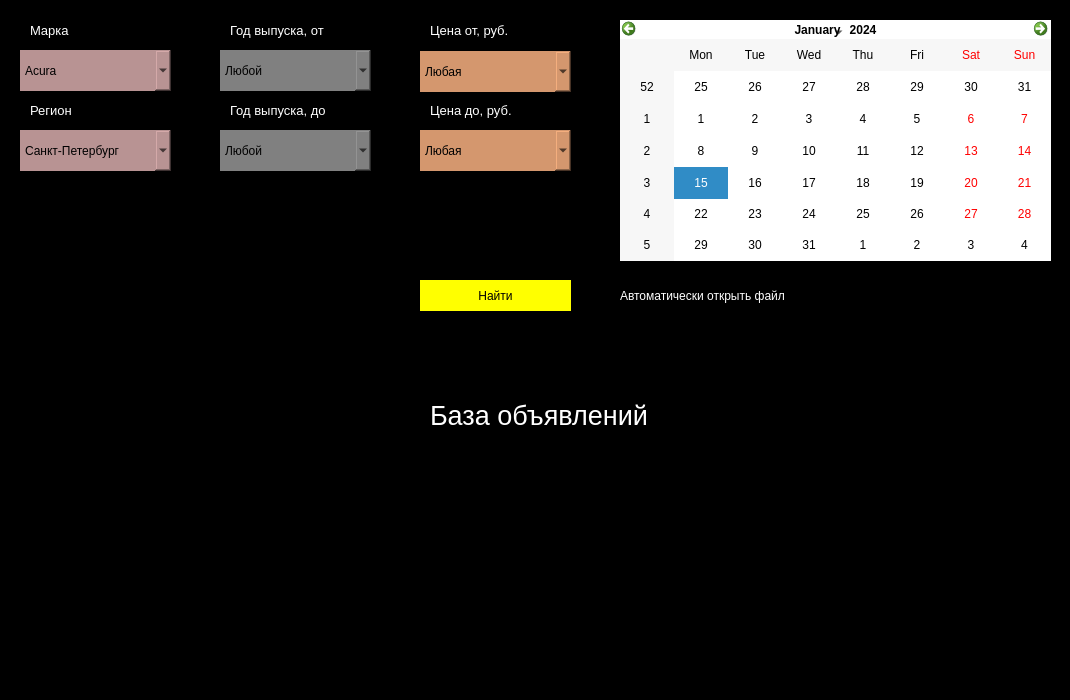
<?xml version="1.0" encoding="UTF-8"?>
<ui version="4.0">
 <class>Dialog</class>
 <widget class="QDialog" name="Dialog">
  <property name="geometry">
   <rect>
    <x>0</x>
    <y>0</y>
    <width>1070</width>
    <height>700</height>
   </rect>
  </property>
  <property name="windowTitle">
   <string>Dialog</string>
  </property>
  <property name="styleSheet">
   <string notr="true">background-color: black;
border-radius: 0.3;</string>
  </property>
  <property name="sizeGripEnabled">
   <bool>false</bool>
  </property>
  <widget class="QCheckBox" name="checkBox">
   <property name="geometry">
    <rect>
     <x>600</x>
     <y>280</y>
     <width>201</width>
     <height>31</height>
    </rect>
   </property>
   <property name="styleSheet">
    <string notr="true">color: white;</string>
   </property>
   <property name="text">
    <string>Автоматически открыть файл</string>
   </property>
  </widget>
  <widget class="QPushButton" name="searchButton">
   <property name="geometry">
    <rect>
     <x>420</x>
     <y>280</y>
     <width>151</width>
     <height>31</height>
    </rect>
   </property>
   <property name="styleSheet">
    <string notr="true">background-color: yellow;</string>
   </property>
   <property name="text">
    <string>Найти</string>
   </property>
  </widget>
  <widget class="QComboBox" name="comboBoxAuto">
   <property name="geometry">
    <rect>
     <x>20</x>
     <y>50</y>
     <width>151</width>
     <height>41</height>
    </rect>
   </property>
   <property name="mouseTracking">
    <bool>false</bool>
   </property>
   <property name="styleSheet">
    <string notr="true">background-color: #b89393;</string>
   </property>
   <item>
    <property name="text">
     <string>Acura</string>
    </property>
   </item>
   <item>
    <property name="text">
     <string>Audi</string>
    </property>
   </item>
   <item>
    <property name="text">
     <string>BMW</string>
    </property>
   </item>
   <item>
    <property name="text">
     <string>Chery</string>
    </property>
   </item>
   <item>
    <property name="text">
     <string>Chevrolet</string>
    </property>
   </item>
   <item>
    <property name="text">
     <string>Citroen</string>
    </property>
   </item>
   <item>
    <property name="text">
     <string>Daewoo</string>
    </property>
   </item>
   <item>
    <property name="text">
     <string>Fiat</string>
    </property>
   </item>
   <item>
    <property name="text">
     <string>Ford</string>
    </property>
   </item>
   <item>
    <property name="text">
     <string>Honda</string>
    </property>
   </item>
   <item>
    <property name="text">
     <string>Hyundai</string>
    </property>
   </item>
   <item>
    <property name="text">
     <string>Kia</string>
    </property>
   </item>
   <item>
    <property name="text">
     <string>Lexus</string>
    </property>
   </item>
   <item>
    <property name="text">
     <string>Mazda</string>
    </property>
   </item>
   <item>
    <property name="text">
     <string>Mercedes-Benz</string>
    </property>
   </item>
   <item>
    <property name="text">
     <string>Mitsubishi</string>
    </property>
   </item>
   <item>
    <property name="text">
     <string>Nissan</string>
    </property>
   </item>
   <item>
    <property name="text">
     <string>Opel</string>
    </property>
   </item>
   <item>
    <property name="text">
     <string>Peugeot</string>
    </property>
   </item>
   <item>
    <property name="text">
     <string>Renault</string>
    </property>
   </item>
   <item>
    <property name="text">
     <string>Skoda</string>
    </property>
   </item>
   <item>
    <property name="text">
     <string>Subaru</string>
    </property>
   </item>
   <item>
    <property name="text">
     <string>Suzuki</string>
    </property>
   </item>
   <item>
    <property name="text">
     <string>Toyota</string>
    </property>
   </item>
   <item>
    <property name="text">
     <string>Volkswagen</string>
    </property>
   </item>
   <item>
    <property name="text">
     <string>Volvo</string>
    </property>
   </item>
  </widget>
  <widget class="QComboBox" name="comboBoxYear_2">
   <property name="geometry">
    <rect>
     <x>220</x>
     <y>130</y>
     <width>151</width>
     <height>41</height>
    </rect>
   </property>
   <property name="styleSheet">
    <string notr="true">background-color: grey;</string>
   </property>
   <item>
    <property name="text">
     <string>Любой</string>
    </property>
   </item>
   <item>
    <property name="text">
     <string>2020</string>
    </property>
   </item>
   <item>
    <property name="text">
     <string>2019</string>
    </property>
   </item>
   <item>
    <property name="text">
     <string>2018</string>
    </property>
   </item>
   <item>
    <property name="text">
     <string>2017</string>
    </property>
   </item>
   <item>
    <property name="text">
     <string>2016</string>
    </property>
   </item>
   <item>
    <property name="text">
     <string>2015</string>
    </property>
   </item>
   <item>
    <property name="text">
     <string>2014</string>
    </property>
   </item>
   <item>
    <property name="text">
     <string>2013</string>
    </property>
   </item>
   <item>
    <property name="text">
     <string>2012</string>
    </property>
   </item>
   <item>
    <property name="text">
     <string>2011</string>
    </property>
   </item>
   <item>
    <property name="text">
     <string>2010</string>
    </property>
   </item>
   <item>
    <property name="text">
     <string>2009</string>
    </property>
   </item>
   <item>
    <property name="text">
     <string>2008</string>
    </property>
   </item>
   <item>
    <property name="text">
     <string>2007</string>
    </property>
   </item>
   <item>
    <property name="text">
     <string>2006</string>
    </property>
   </item>
   <item>
    <property name="text">
     <string>2005</string>
    </property>
   </item>
   <item>
    <property name="text">
     <string>2004</string>
    </property>
   </item>
   <item>
    <property name="text">
     <string>2003</string>
    </property>
   </item>
   <item>
    <property name="text">
     <string>2002</string>
    </property>
   </item>
   <item>
    <property name="text">
     <string>2001</string>
    </property>
   </item>
   <item>
    <property name="text">
     <string>2000</string>
    </property>
   </item>
   <item>
    <property name="text">
     <string>1999</string>
    </property>
   </item>
   <item>
    <property name="text">
     <string>1998</string>
    </property>
   </item>
   <item>
    <property name="text">
     <string>1997</string>
    </property>
   </item>
   <item>
    <property name="text">
     <string>1996</string>
    </property>
   </item>
   <item>
    <property name="text">
     <string>1995</string>
    </property>
   </item>
   <item>
    <property name="text">
     <string>1994</string>
    </property>
   </item>
   <item>
    <property name="text">
     <string>1993</string>
    </property>
   </item>
   <item>
    <property name="text">
     <string>1992</string>
    </property>
   </item>
   <item>
    <property name="text">
     <string>1991</string>
    </property>
   </item>
   <item>
    <property name="text">
     <string>1990</string>
    </property>
   </item>
   <item>
    <property name="text">
     <string>1989</string>
    </property>
   </item>
  </widget>
  <widget class="QCalendarWidget" name="calendarWidget">
   <property name="geometry">
    <rect>
     <x>620</x>
     <y>20</y>
     <width>431</width>
     <height>241</height>
    </rect>
   </property>
   <property name="whatsThis">
    <string/>
   </property>
   <property name="styleSheet">
    <string notr="true">background-color: white;
color: black;</string>
   </property>
  </widget>
  <widget class="QComboBox" name="comboBoxPrice_1">
   <property name="geometry">
    <rect>
     <x>420</x>
     <y>51</y>
     <width>151</width>
     <height>41</height>
    </rect>
   </property>
   <property name="styleSheet">
    <string notr="true">background-color: #d4976e;</string>
   </property>
   <item>
    <property name="text">
     <string>Любая</string>
    </property>
   </item>
   <item>
    <property name="text">
     <string>50 000</string>
    </property>
   </item>
   <item>
    <property name="text">
     <string>100 000</string>
    </property>
   </item>
   <item>
    <property name="text">
     <string>150 000</string>
    </property>
   </item>
   <item>
    <property name="text">
     <string>200 000</string>
    </property>
   </item>
   <item>
    <property name="text">
     <string>250 000</string>
    </property>
   </item>
   <item>
    <property name="text">
     <string>300 000</string>
    </property>
   </item>
   <item>
    <property name="text">
     <string>400 000</string>
    </property>
   </item>
   <item>
    <property name="text">
     <string>450 000</string>
    </property>
   </item>
   <item>
    <property name="text">
     <string>500 000</string>
    </property>
   </item>
   <item>
    <property name="text">
     <string>550 000</string>
    </property>
   </item>
   <item>
    <property name="text">
     <string>600 000</string>
    </property>
   </item>
   <item>
    <property name="text">
     <string>650 000</string>
    </property>
   </item>
   <item>
    <property name="text">
     <string>700 000</string>
    </property>
   </item>
   <item>
    <property name="text">
     <string>750 000</string>
    </property>
   </item>
   <item>
    <property name="text">
     <string>800 000</string>
    </property>
   </item>
   <item>
    <property name="text">
     <string>850 000</string>
    </property>
   </item>
   <item>
    <property name="text">
     <string>900 000</string>
    </property>
   </item>
   <item>
    <property name="text">
     <string>950 000</string>
    </property>
   </item>
   <item>
    <property name="text">
     <string>1 000 000</string>
    </property>
   </item>
   <item>
    <property name="text">
     <string>1 050 000</string>
    </property>
   </item>
   <item>
    <property name="text">
     <string>1 100 000</string>
    </property>
   </item>
   <item>
    <property name="text">
     <string>1 150 000</string>
    </property>
   </item>
   <item>
    <property name="text">
     <string>1 200 000</string>
    </property>
   </item>
   <item>
    <property name="text">
     <string>1 250 000</string>
    </property>
   </item>
   <item>
    <property name="text">
     <string>1 300 000</string>
    </property>
   </item>
   <item>
    <property name="text">
     <string>1 350 000</string>
    </property>
   </item>
   <item>
    <property name="text">
     <string>1 400 000</string>
    </property>
   </item>
   <item>
    <property name="text">
     <string>1 450 000</string>
    </property>
   </item>
   <item>
    <property name="text">
     <string>1 500 000</string>
    </property>
   </item>
   <item>
    <property name="text">
     <string>1 550 000</string>
    </property>
   </item>
   <item>
    <property name="text">
     <string>1 600 000</string>
    </property>
   </item>
   <item>
    <property name="text">
     <string>1 650 000</string>
    </property>
   </item>
   <item>
    <property name="text">
     <string>1 700 000</string>
    </property>
   </item>
   <item>
    <property name="text">
     <string>1 750 000</string>
    </property>
   </item>
   <item>
    <property name="text">
     <string>1 800 000</string>
    </property>
   </item>
   <item>
    <property name="text">
     <string>1 850 000</string>
    </property>
   </item>
   <item>
    <property name="text">
     <string>1 900 000</string>
    </property>
   </item>
   <item>
    <property name="text">
     <string>2 000 000</string>
    </property>
   </item>
   <item>
    <property name="text">
     <string>2 500 000</string>
    </property>
   </item>
   <item>
    <property name="text">
     <string>3 000 000</string>
    </property>
   </item>
   <item>
    <property name="text">
     <string>3 500 000</string>
    </property>
   </item>
   <item>
    <property name="text">
     <string>4 000 000</string>
    </property>
   </item>
   <item>
    <property name="text">
     <string>4 500 000</string>
    </property>
   </item>
   <item>
    <property name="text">
     <string>5 000 000</string>
    </property>
   </item>
   <item>
    <property name="text">
     <string>7 500 000</string>
    </property>
   </item>
   <item>
    <property name="text">
     <string>10 000 000</string>
    </property>
   </item>
   <item>
    <property name="text">
     <string>12 500 000</string>
    </property>
   </item>
   <item>
    <property name="text">
     <string>15 000 000</string>
    </property>
   </item>
   <item>
    <property name="text">
     <string>17 500 000</string>
    </property>
   </item>
   <item>
    <property name="text">
     <string>20 000 000</string>
    </property>
   </item>
   <item>
    <property name="text">
     <string>25 000 000</string>
    </property>
   </item>
   <item>
    <property name="text">
     <string>30 000 000</string>
    </property>
   </item>
   <item>
    <property name="text">
     <string>40 000 000</string>
    </property>
   </item>
   <item>
    <property name="text">
     <string>50 000 000</string>
    </property>
   </item>
   <item>
    <property name="text">
     <string>60 000 000</string>
    </property>
   </item>
   <item>
    <property name="text">
     <string>70 000 000</string>
    </property>
   </item>
  </widget>
  <widget class="QComboBox" name="comboBoxYear_1">
   <property name="geometry">
    <rect>
     <x>220</x>
     <y>50</y>
     <width>151</width>
     <height>41</height>
    </rect>
   </property>
   <property name="styleSheet">
    <string notr="true">background-color: grey;</string>
   </property>
   <item>
    <property name="text">
     <string>Любой</string>
    </property>
   </item>
   <item>
    <property name="text">
     <string>2020</string>
    </property>
   </item>
   <item>
    <property name="text">
     <string>2019</string>
    </property>
   </item>
   <item>
    <property name="text">
     <string>2018</string>
    </property>
   </item>
   <item>
    <property name="text">
     <string>2017</string>
    </property>
   </item>
   <item>
    <property name="text">
     <string>2016</string>
    </property>
   </item>
   <item>
    <property name="text">
     <string>2015</string>
    </property>
   </item>
   <item>
    <property name="text">
     <string>2014</string>
    </property>
   </item>
   <item>
    <property name="text">
     <string>2013</string>
    </property>
   </item>
   <item>
    <property name="text">
     <string>2012</string>
    </property>
   </item>
   <item>
    <property name="text">
     <string>2011</string>
    </property>
   </item>
   <item>
    <property name="text">
     <string>2010</string>
    </property>
   </item>
   <item>
    <property name="text">
     <string>2009</string>
    </property>
   </item>
   <item>
    <property name="text">
     <string>2008</string>
    </property>
   </item>
   <item>
    <property name="text">
     <string>2007</string>
    </property>
   </item>
   <item>
    <property name="text">
     <string>2006</string>
    </property>
   </item>
   <item>
    <property name="text">
     <string>2005</string>
    </property>
   </item>
   <item>
    <property name="text">
     <string>2004</string>
    </property>
   </item>
   <item>
    <property name="text">
     <string>2003</string>
    </property>
   </item>
   <item>
    <property name="text">
     <string>2002</string>
    </property>
   </item>
   <item>
    <property name="text">
     <string>2001</string>
    </property>
   </item>
   <item>
    <property name="text">
     <string>2000</string>
    </property>
   </item>
   <item>
    <property name="text">
     <string>1999</string>
    </property>
   </item>
   <item>
    <property name="text">
     <string>1998</string>
    </property>
   </item>
   <item>
    <property name="text">
     <string>1997</string>
    </property>
   </item>
   <item>
    <property name="text">
     <string>1996</string>
    </property>
   </item>
   <item>
    <property name="text">
     <string>1995</string>
    </property>
   </item>
   <item>
    <property name="text">
     <string>1994</string>
    </property>
   </item>
   <item>
    <property name="text">
     <string>1993</string>
    </property>
   </item>
   <item>
    <property name="text">
     <string>1992</string>
    </property>
   </item>
   <item>
    <property name="text">
     <string>1991</string>
    </property>
   </item>
   <item>
    <property name="text">
     <string>1990</string>
    </property>
   </item>
   <item>
    <property name="text">
     <string>1989</string>
    </property>
   </item>
  </widget>
  <widget class="QComboBox" name="comboBoxPrice_2">
   <property name="geometry">
    <rect>
     <x>420</x>
     <y>130</y>
     <width>151</width>
     <height>41</height>
    </rect>
   </property>
   <property name="styleSheet">
    <string notr="true">background-color: #d4976e;</string>
   </property>
   <item>
    <property name="text">
     <string>Любая</string>
    </property>
   </item>
   <item>
    <property name="text">
     <string>50 000</string>
    </property>
   </item>
   <item>
    <property name="text">
     <string>100 000</string>
    </property>
   </item>
   <item>
    <property name="text">
     <string>150 000</string>
    </property>
   </item>
   <item>
    <property name="text">
     <string>200 000</string>
    </property>
   </item>
   <item>
    <property name="text">
     <string>250 000</string>
    </property>
   </item>
   <item>
    <property name="text">
     <string>300 000</string>
    </property>
   </item>
   <item>
    <property name="text">
     <string>400 000</string>
    </property>
   </item>
   <item>
    <property name="text">
     <string>450 000</string>
    </property>
   </item>
   <item>
    <property name="text">
     <string>500 000</string>
    </property>
   </item>
   <item>
    <property name="text">
     <string>550 000</string>
    </property>
   </item>
   <item>
    <property name="text">
     <string>600 000</string>
    </property>
   </item>
   <item>
    <property name="text">
     <string>650 000</string>
    </property>
   </item>
   <item>
    <property name="text">
     <string>700 000</string>
    </property>
   </item>
   <item>
    <property name="text">
     <string>750 000</string>
    </property>
   </item>
   <item>
    <property name="text">
     <string>800 000</string>
    </property>
   </item>
   <item>
    <property name="text">
     <string>850 000</string>
    </property>
   </item>
   <item>
    <property name="text">
     <string>900 000</string>
    </property>
   </item>
   <item>
    <property name="text">
     <string>950 000</string>
    </property>
   </item>
   <item>
    <property name="text">
     <string>1 000 000</string>
    </property>
   </item>
   <item>
    <property name="text">
     <string>1 050 000</string>
    </property>
   </item>
   <item>
    <property name="text">
     <string>1 100 000</string>
    </property>
   </item>
   <item>
    <property name="text">
     <string>1 150 000</string>
    </property>
   </item>
   <item>
    <property name="text">
     <string>1 200 000</string>
    </property>
   </item>
   <item>
    <property name="text">
     <string>1 250 000</string>
    </property>
   </item>
   <item>
    <property name="text">
     <string>1 300 000</string>
    </property>
   </item>
   <item>
    <property name="text">
     <string>1 350 000</string>
    </property>
   </item>
   <item>
    <property name="text">
     <string>1 400 000</string>
    </property>
   </item>
   <item>
    <property name="text">
     <string>1 450 000</string>
    </property>
   </item>
   <item>
    <property name="text">
     <string>1 500 000</string>
    </property>
   </item>
   <item>
    <property name="text">
     <string>1 550 000</string>
    </property>
   </item>
   <item>
    <property name="text">
     <string>1 600 000</string>
    </property>
   </item>
   <item>
    <property name="text">
     <string>1 650 000</string>
    </property>
   </item>
   <item>
    <property name="text">
     <string>1 700 000</string>
    </property>
   </item>
   <item>
    <property name="text">
     <string>1 750 000</string>
    </property>
   </item>
   <item>
    <property name="text">
     <string>1 800 000</string>
    </property>
   </item>
   <item>
    <property name="text">
     <string>1 850 000</string>
    </property>
   </item>
   <item>
    <property name="text">
     <string>1 900 000</string>
    </property>
   </item>
   <item>
    <property name="text">
     <string>2 000 000</string>
    </property>
   </item>
   <item>
    <property name="text">
     <string>2 500 000</string>
    </property>
   </item>
   <item>
    <property name="text">
     <string>3 000 000</string>
    </property>
   </item>
   <item>
    <property name="text">
     <string>3 500 000</string>
    </property>
   </item>
   <item>
    <property name="text">
     <string>4 000 000</string>
    </property>
   </item>
   <item>
    <property name="text">
     <string>4 500 000</string>
    </property>
   </item>
   <item>
    <property name="text">
     <string>5 000 000</string>
    </property>
   </item>
   <item>
    <property name="text">
     <string>7 500 000</string>
    </property>
   </item>
   <item>
    <property name="text">
     <string>10 000 000</string>
    </property>
   </item>
   <item>
    <property name="text">
     <string>12 500 000</string>
    </property>
   </item>
   <item>
    <property name="text">
     <string>15 000 000</string>
    </property>
   </item>
   <item>
    <property name="text">
     <string>17 500 000</string>
    </property>
   </item>
   <item>
    <property name="text">
     <string>20 000 000</string>
    </property>
   </item>
   <item>
    <property name="text">
     <string>25 000 000</string>
    </property>
   </item>
   <item>
    <property name="text">
     <string>30 000 000</string>
    </property>
   </item>
   <item>
    <property name="text">
     <string>40 000 000</string>
    </property>
   </item>
   <item>
    <property name="text">
     <string>50 000 000</string>
    </property>
   </item>
   <item>
    <property name="text">
     <string>60 000 000</string>
    </property>
   </item>
   <item>
    <property name="text">
     <string>70 000 000</string>
    </property>
   </item>
  </widget>
  <widget class="QLabel" name="label_3">
   <property name="geometry">
    <rect>
     <x>30</x>
     <y>20</y>
     <width>131</width>
     <height>20</height>
    </rect>
   </property>
   <property name="font">
    <font>
     <pointsize>10</pointsize>
    </font>
   </property>
   <property name="styleSheet">
    <string notr="true">color: white;</string>
   </property>
   <property name="text">
    <string>Марка</string>
   </property>
   <property name="scaledContents">
    <bool>false</bool>
   </property>
   <property name="alignment">
    <set>Qt::AlignLeading|Qt::AlignLeft|Qt::AlignVCenter</set>
   </property>
  </widget>
  <widget class="QLabel" name="label_4">
   <property name="geometry">
    <rect>
     <x>230</x>
     <y>20</y>
     <width>131</width>
     <height>20</height>
    </rect>
   </property>
   <property name="font">
    <font>
     <pointsize>10</pointsize>
    </font>
   </property>
   <property name="styleSheet">
    <string notr="true">color: white;</string>
   </property>
   <property name="text">
    <string>Год выпуска, от</string>
   </property>
   <property name="scaledContents">
    <bool>false</bool>
   </property>
   <property name="alignment">
    <set>Qt::AlignLeading|Qt::AlignLeft|Qt::AlignVCenter</set>
   </property>
  </widget>
  <widget class="QLabel" name="label_5">
   <property name="geometry">
    <rect>
     <x>230</x>
     <y>100</y>
     <width>131</width>
     <height>20</height>
    </rect>
   </property>
   <property name="font">
    <font>
     <pointsize>10</pointsize>
    </font>
   </property>
   <property name="styleSheet">
    <string notr="true">color: white;</string>
   </property>
   <property name="text">
    <string>Год выпуска, до</string>
   </property>
   <property name="scaledContents">
    <bool>false</bool>
   </property>
   <property name="alignment">
    <set>Qt::AlignLeading|Qt::AlignLeft|Qt::AlignVCenter</set>
   </property>
  </widget>
  <widget class="QLabel" name="label_6">
   <property name="geometry">
    <rect>
     <x>430</x>
     <y>20</y>
     <width>131</width>
     <height>20</height>
    </rect>
   </property>
   <property name="font">
    <font>
     <pointsize>10</pointsize>
    </font>
   </property>
   <property name="styleSheet">
    <string notr="true">color: white;</string>
   </property>
   <property name="text">
    <string>Цена от, руб.</string>
   </property>
   <property name="scaledContents">
    <bool>false</bool>
   </property>
   <property name="alignment">
    <set>Qt::AlignLeading|Qt::AlignLeft|Qt::AlignVCenter</set>
   </property>
  </widget>
  <widget class="QLabel" name="label_7">
   <property name="geometry">
    <rect>
     <x>430</x>
     <y>100</y>
     <width>131</width>
     <height>20</height>
    </rect>
   </property>
   <property name="font">
    <font>
     <pointsize>10</pointsize>
    </font>
   </property>
   <property name="styleSheet">
    <string notr="true">color: white;</string>
   </property>
   <property name="text">
    <string>Цена до, руб.</string>
   </property>
   <property name="scaledContents">
    <bool>false</bool>
   </property>
   <property name="alignment">
    <set>Qt::AlignLeading|Qt::AlignLeft|Qt::AlignVCenter</set>
   </property>
  </widget>
  <widget class="QLabel" name="label">
   <property name="geometry">
    <rect>
     <x>140</x>
     <y>330</y>
     <width>801</width>
     <height>351</height>
    </rect>
   </property>
   <property name="text">
    <string/>
   </property>
   <property name="pixmap">
    <pixmap>images/drom_log.jpg</pixmap>
   </property>
  </widget>
  <widget class="QComboBox" name="comboBoxRegion">
   <property name="geometry">
    <rect>
     <x>20</x>
     <y>130</y>
     <width>151</width>
     <height>41</height>
    </rect>
   </property>
   <property name="styleSheet">
    <string notr="true">background-color: #b89393;</string>
   </property>
   <item>
    <property name="text">
     <string>Санкт-Петербург</string>
    </property>
   </item>
   <item>
    <property name="text">
     <string>Москва</string>
    </property>
   </item>
   <item>
    <property name="text">
     <string>Новосибирская область</string>
    </property>
   </item>
   <item>
    <property name="text">
     <string>Свердловская область</string>
    </property>
   </item>
   <item>
    <property name="text">
     <string>Республика Татарстан</string>
    </property>
   </item>
   <item>
    <property name="text">
     <string>Волгоградская область</string>
    </property>
   </item>
   <item>
    <property name="text">
     <string>Пермский край</string>
    </property>
   </item>
   <item>
    <property name="text">
     <string>Ростовская область</string>
    </property>
   </item>
  </widget>
  <widget class="QLabel" name="label_8">
   <property name="geometry">
    <rect>
     <x>30</x>
     <y>100</y>
     <width>131</width>
     <height>20</height>
    </rect>
   </property>
   <property name="font">
    <font>
     <pointsize>10</pointsize>
    </font>
   </property>
   <property name="styleSheet">
    <string notr="true">color: white;</string>
   </property>
   <property name="text">
    <string>Регион</string>
   </property>
   <property name="scaledContents">
    <bool>false</bool>
   </property>
   <property name="alignment">
    <set>Qt::AlignLeading|Qt::AlignLeft|Qt::AlignVCenter</set>
   </property>
  </widget>
  <widget class="QLabel" name="titleText">
   <property name="geometry">
    <rect>
     <x>430</x>
     <y>390</y>
     <width>261</width>
     <height>51</height>
    </rect>
   </property>
   <property name="font">
    <font>
     <family>Nirmala UI</family>
     <pointsize>20</pointsize>
    </font>
   </property>
   <property name="styleSheet">
    <string notr="true">background-color: rgba(255, 255, 255, 0);
color: white;</string>
   </property>
   <property name="text">
    <string>База объявлений</string>
   </property>
  </widget>
 </widget>
 <resources/>
 <connections/>
</ui>
